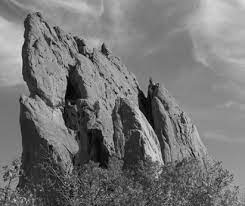
#> input picture avarage.jpg, 245 x 206 px
$ python avarage.py
#> lines starting #> are read from the running program, lines starting #| are printed output that depends on the picture
import numpy as np
import matplotlib.pyplot as plt

# Function to apply average filter to an image
def average_filter(image, kernel_size):
    # Get image dimensions
    height, width = image.shape

    # Initialize filtered image
    filtered_image = np.zeros_like(image)

    # Iterate over each pixel in the image
    for i in range(height):
        for j in range(width):
            # Define region of interest
            top = max(0, i - kernel_size // 2)
            bottom = min(height - 1, i + kernel_size // 2)
            left = max(0, j - kernel_size // 2)
            right = min(width - 1, j + kernel_size // 2)

            # Compute average value in the region of interest
            region = image[top:bottom+1, left:right+1]
            filtered_image[i, j] = np.mean(region)

    return filtered_image

# Load an example image (you can use any image you want)
# Replace 'example_image.jpg' with the path to your image
image = plt.imread('avarage.jpg')
#> image is the input picture: shape (206, 245, 3); min 0, max 228, mean 117.2

# Convert image to grayscale if it's RGB
if len(image.shape) == 3:
    image = np.mean(image, axis=2)
#> image: shape (206, 245) float64

# Prompt user to input kernel size
kernel_size = int(input("Enter kernel size: "))
#> the answer given: 100

# Apply average filtering with the specified kernel size
filtered_image = average_filter(image, kernel_size)
#> after the loop in average_filter, `for i in range(height):`:
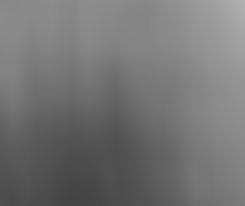
#> filtered_image: shape (206, 245) float64; min 68.4, max 176.9, mean 116.3
#> after the loop in average_filter, `for i in range(height):`:
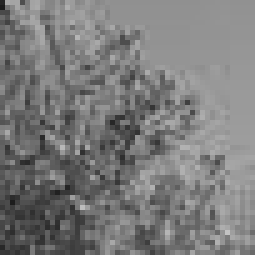
#> region: shape (51, 51) float64 (shown 5 times larger); min 27, max 195, mean 123.1

# Plot original and filtered images
plt.figure(figsize=(10, 5))

plt.subplot(1, 2, 1)
plt.imshow(image, cmap='gray')
plt.title('Original Image')
plt.axis('off')

plt.subplot(1, 2, 2)
plt.imshow(filtered_image, cmap='gray')
plt.title('Average Filtered Image (Kernel Size: {})'.format(kernel_size))
plt.axis('off')

plt.show()
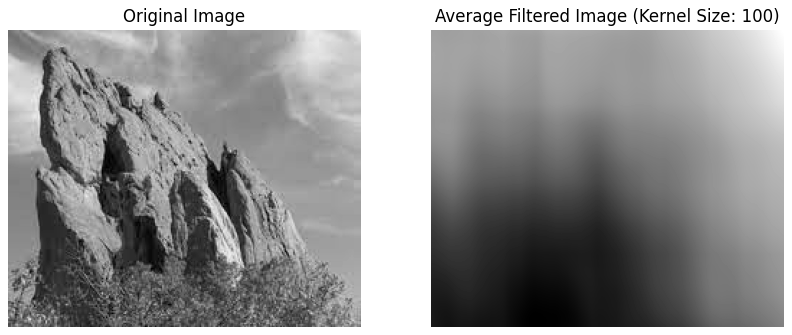
#> figure drawn by matplotlib, 2 panels
